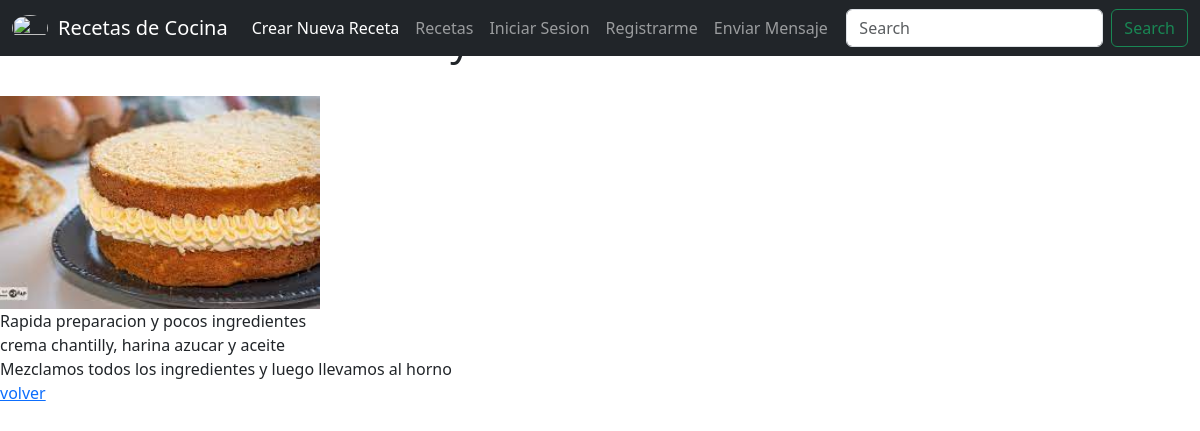
Screenshot of /receta/1/detail with the database file from the repository.
### AppRecetas/models.py (models this page shows, shortened)
class Receta(models.Model):
    nombre_receta = models.CharField(max_length=30)
    descripcion_breve_receta = models.CharField(max_length=100)
    lista_de_ingredientes = models.CharField(max_length=100)
    pasos_a_seguir = models.CharField(max_length=100)
    publisher = models.ForeignKey(to=User, on_delete = models.CASCADE, related_name="publisher")
    imagen = models.ImageField(upload_to="recetas", null=True, blank=True)
    fecha_creacion = models.DateTimeField(auto_now_add= True)

### AppRecetas/views.py (the view)
# urls.py: path('receta/<pk>/detail', RecetaDetail.as_view(), name="receta-detail"),
class RecetaDetail(DetailView):
    model = Receta

### AppRecetas/templates/AppRecetas/receta_detail.html
{% extends "AppRecetas/base.html" %}
{% block main %}
<p>
    <h1>{{object.nombre_receta}}</h1>
    <br>
    <img src="{{ object.imagen.url }}" width="320px" height="100%">
    <br>
    {{object.descripcion_breve_receta}}
    <br>
    {{object.lista_de_ingredientes}}
    <br>
    {{object.pasos_a_seguir}}
    <br>
    <a href="{% url 'receta-list' %}"> volver</a>
</p>
{% endblock %}

### rows the page displays
Receta: imagen (picture), descripcion_breve_receta "Rapida preparacion y pocos ingredientes", lista_de_ingredientes "crema chantilly, harina azucar y aceite", pasos_a_seguir "Mezclamos todos los ingredientes y luego llevamos al horno"
